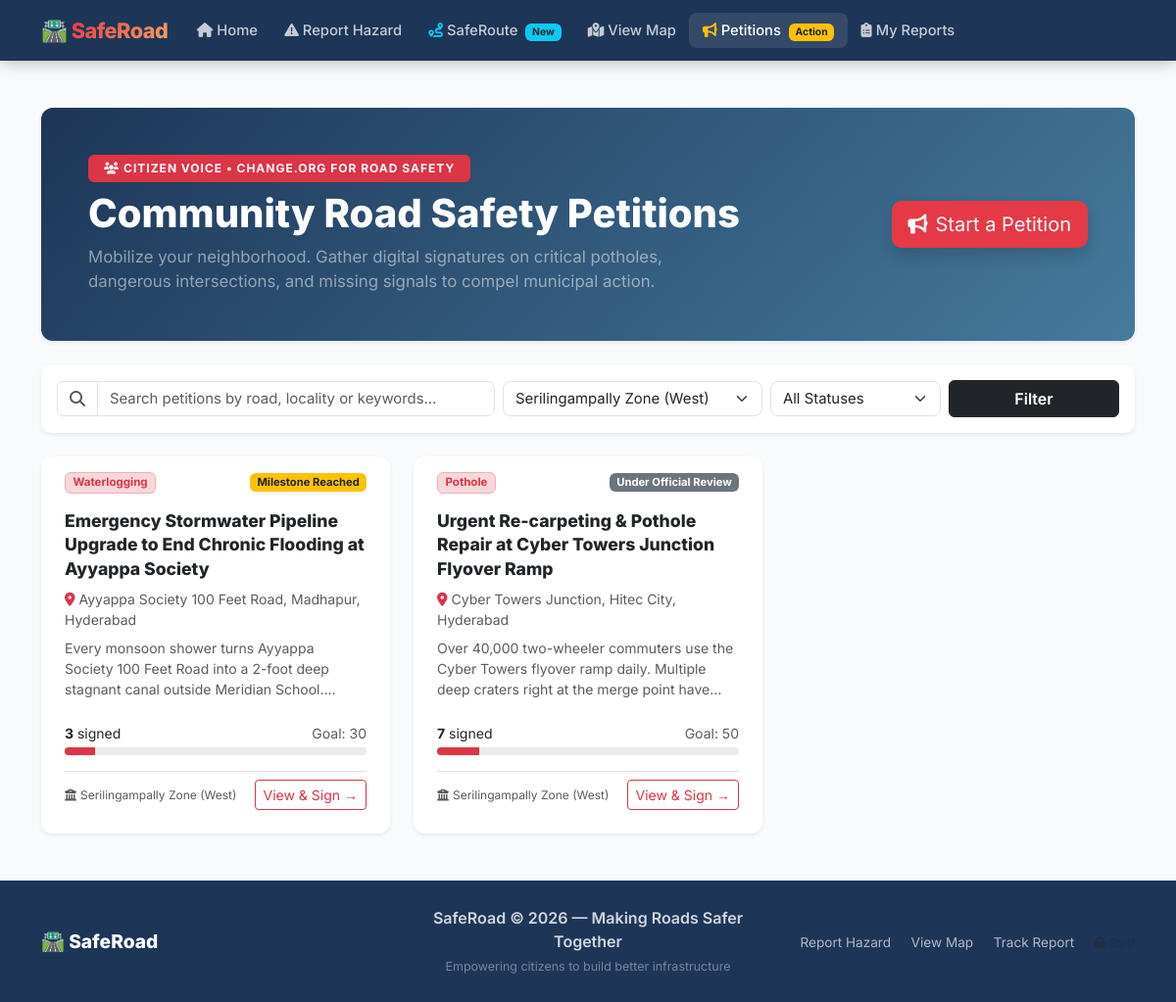
The page /petitions?zone=serilingampally on the database its author committed.
### models.py (models this page shows, shortened)
class Petition(db.Model):
    __tablename__ = 'petitions'
    id                 = db.Column(db.Integer, primary_key=True)
    petition_id        = db.Column(db.String(25), unique=True, nullable=False) # e.g. PET-2026-001
    title              = db.Column(db.String(255), nullable=False)
    story              = db.Column(db.Text, nullable=False) # Why this matters
    category           = db.Column(db.String(50), nullable=False)
    location_name      = db.Column(db.String(255), nullable=False)
    lat                = db.Column(db.Float, nullable=True)
    lng                = db.Column(db.Float, nullable=True)
    zone_id            = db.Column(db.String(50), default='serilingampally')
    zone_name          = db.Column(db.String(100), default='Serilingampally Zone (West)')
    target_authority   = db.Column(db.String(200), default='GHMC Circle Engineering Cell & Traffic Police')
    target_signatures  = db.Column(db.Integer, default=50) # Signature goal (e.g. 50, 100, 250)
    creator_name       = db.Column(db.String(100), nullable=False)
    creator_email      = db.Column(db.String(150), nullable=False)
    creator_phone      = db.Column(db.String(20), nullable=True)
    image_path         = db.Column(db.String(255), nullable=True)
    status             = db.Column(db.String(50), default='Active')
    report_id          = db.Column(db.String(25), nullable=True) # Optional link to Report ID SR-2026-xxx
    official_response  = db.Column(db.Text, nullable=True) # Authority note / repair resolution
    created_at         = db.Column(db.DateTime, default=datetime.utcnow)
    updated_at         = db.Column(db.DateTime, default=datetime.utcnow, onupdate=datetime.utcnow)
    signatures         = db.relationship('PetitionSignature', backref='petition', lazy=True, cascade='all, delete-orphan')
    @property
    def signature_count(self) -> int:
        return len(self.signatures)
    @property
    def progress_percent(self) -> int:
        if not self.target_signatures or self.target_signatures <= 0:
            return 100
        return min(100, int((len(self.signatures) / self.target_signatures) * 100))
    @property
    def category_label(self) -> str:
        return dict(HAZARD_CATEGORIES).get(self.category, self.category.replace('_', ' ').title())

### app.py (the view, shortened to what this page needs)
    @app.route('/petitions')
    def petitions_list():
        query = Petition.query
        search = (request.args.get('q') or request.args.get('search') or '').strip()
        zone = request.args.get('zone', '').strip().lower()
        if zone and zone != 'all':
            query = query.filter_by(zone_id=zone)
        status = request.args.get('status', '').strip()
        if status and status != 'all':
            query = query.filter_by(status=status)
        petitions = query.order_by(Petition.created_at.desc()).all()
        return render_template(
            'petitions/index.html',
            petitions=petitions,
            all_zones=get_all_zones(),
            hazard_categories=HAZARD_CATEGORIES,
        )

### zones.py (called while the page is built)
def get_all_zones() -> List[Dict[str, Any]]:
    return list(HYDERABAD_ZONES.values())

### templates/petitions/index.html (shortened to what this page needs)
{% extends "base.html" %}
{% block content %}
<section class="petitions-page py-5" style="background:#f8fafc; min-height:85vh;">
  <div class="container-xl">
    <div class="card border-0 shadow-sm mb-4" style="background:linear-gradient(135deg, #1d3557 0%, #457b9d 100%); color:#fff; border-radius:12px;">
      <div class="card-body p-4 p-md-5">
        <div class="row align-items-center">
          <div class="col-lg-8">
            <span class="badge bg-danger px-3 py-2 text-uppercase mb-2 fw-700" style="letter-spacing:1px; font-size:0.75rem;">
              <i class="fa fa-users me-1"></i>Citizen Voice &bull; Change.org for Road Safety
            </span>
            <h1 class="fw-800 display-6 mb-2">Community Road Safety Petitions</h1>
            <p class="mb-0 text-white-50" style="font-size:1.05rem;">
              Mobilize your neighborhood. Gather digital signatures on critical potholes, dangerous intersections, and missing signals to compel municipal action.
            </p>
          </div>
          <div class="col-lg-4 text-lg-end mt-3 mt-lg-0">
            <a href="{{ url_for('new_petition') }}" class="btn btn-lg fw-700 shadow"
               style="background:#e63946; color:#fff; border-radius:10px;">
              <i class="fa fa-bullhorn me-2"></i>Start a Petition
            </a>
          </div>
        </div>
      </div>
    </div>
    <div class="card border-0 shadow-sm p-3 mb-4" style="border-radius:10px; background:#fff;">
      <form method="GET" action="{{ url_for('petitions_list') }}" class="row g-2 align-items-center">
        <div class="col-md-5">
          <div class="input-group">
            <span class="input-group-text bg-white"><i class="fa fa-magnifying-glass text-muted"></i></span>
            <input type="text" name="q" class="form-control" placeholder="Search petitions by road, locality or keywords..."
                   value="{{ request.args.get('q', '') }}">
          </div>
        </div>
        <div class="col-md-3">
          <select name="zone" class="form-select">
            {% for z in all_zones %}
            <option value="{{ z.id }}" {% if request.args.get('zone') == z.id %}selected{% endif %}>{{ z.name }}</option>
            {% endfor %}
          </select>
        </div>
        <div class="col-md-2">
          <select name="status" class="form-select">
            <option value="">All Statuses</option>
          </select>
        </div>
        <div class="col-md-2">
          <button type="submit" class="btn btn-dark w-100 fw-600">Filter</button>
        </div>
      </form>
    </div>
    {% if petitions %}
    <div class="row g-4">
      {% for p in petitions %}
      <div class="col-md-6 col-lg-4">
        <div class="card h-100 border-0 shadow-sm d-flex flex-column" style="border-radius:12px; overflow:hidden; transition:transform 0.2s;" onmouseover="this.style.transform='translateY(-4px)'" onmouseout="this.style.transform='translateY(0)'">
          <div class="card-header bg-white border-0 pt-3 px-4 d-flex justify-content-between align-items-center">
            <span class="badge bg-danger-subtle text-danger border border-danger-subtle fw-700" style="font-size:0.72rem;">
              {{ p.category_label }}
            </span>
            <span class="badge {% if p.status == 'Victorious / Repaired' %}bg-success{% elif p.status == 'Milestone Reached' %}bg-warning text-dark{% else %}bg-secondary{% endif %}" style="font-size:0.7rem;">
              {{ p.status }}
            </span>
          </div>
          <div class="card-body px-4 py-2 flex-grow-1">
            <h5 class="fw-800 text-dark mb-2" style="font-size:1.1rem; line-height:1.4;">
              <a href="{{ url_for('petition_detail', petition_id=p.petition_id) }}" class="text-decoration-none text-dark">
                {{ p.title }}
              </a>
            </h5>
            <div class="text-muted small mb-2">
              <i class="fa fa-location-dot me-1 text-danger"></i>{{ p.location_name }}
            </div>
            <p class="text-muted small mb-3" style="display:-webkit-box; -webkit-line-clamp:3; -webkit-box-orient:vertical; overflow:hidden;">
              {{ p.story }}
            </p>
          </div>
          <div class="px-4 pb-4">
            <div class="d-flex justify-content-between align-items-center small fw-700 mb-1">
              <span><strong>{{ p.signature_count }}</strong> signed</span>
              <span class="text-muted">Goal: {{ p.target_signatures }}</span>
            </div>
            <div class="progress mb-3" style="height:8px; border-radius:4px; background:#e9ecef;">
              <div class="progress-bar {% if p.progress_percent >= 100 %}bg-success{% else %}bg-danger{% endif %}"
                   role="progressbar" style="width: {{ p.progress_percent }}%;"></div>
            </div>
            <div class="d-flex justify-content-between align-items-center pt-2 border-top">
              <small class="text-muted" style="font-size:0.75rem;">
                <i class="fa fa-building-columns me-1"></i>{{ p.zone_name }}
              </small>
              <a href="{{ url_for('petition_detail', petition_id=p.petition_id) }}" class="btn btn-sm btn-outline-danger fw-700">
                View &amp; Sign &rarr;
              </a>
            </div>
          </div>
        </div>
      </div>
      {% endfor %}
    </div>
    {% endif %}
  </div>
</section>
{% endblock %}

### static/css/style.css (style rules this page uses)
:root { --primary: #e63946; --secondary: #457b9d; --dark: #1d3557; --success: #2a9d8f; --warning: #f4a261; --light-bg: #f8f9fa; --card-shadow: 0 4px 20px rgba(0,0,0,0.08); --card-shadow-hover: 0 8px 32px rgba(0,0,0,0.15); --radius: 12px; --transition: 0.3s ease; }
*, *::before, *::after { box-sizing: border-box; }
html { scroll-behavior: smooth; }
body { font-family: 'Inter', sans-serif; background: #f4f6f9; color: #2d2d2d; display: flex; flex-direction: column; min-height: 100vh; }
.fw-800 { font-weight: 800; }
.fw-600 { font-weight: 600; }
.form-control, .form-select { border-radius: 8px; border: 1.5px solid #dee2e6; font-size: 0.93rem; transition: border-color var(--transition), box-shadow var(--transition); }

### rows shown on the page
Petition: category_label "Waterlogging", status "Milestone Reached", title "Emergency Stormwater Pipeline Upgrade to End Chronic Flooding at Ayyappa Society", location_name "Ayyappa Society 100 Feet Road, Madhapur, Hyderabad", story "Every monsoon shower turns Ayyappa Society 100 Feet Road into a 2-foot deep stagnant canal outside Meridian…", signature_count "3", target_signatures "30", zone_name "Serilingampally Zone (West)"
Petition: category_label "Pothole", status "Under Official Review", title "Urgent Re-carpeting & Pothole Repair at Cyber Towers Junction Flyover Ramp", location_name "Cyber Towers Junction, Hitec City, Hyderabad", story "Over 40,000 two-wheeler commuters use the Cyber Towers flyover ramp daily. Multiple deep craters right at the merge point…", signature_count "7", target_signatures "50", zone_name "Serilingampally Zone (West)"

### other values the page prints
form field zone "Serilingampally Zone (West)"
